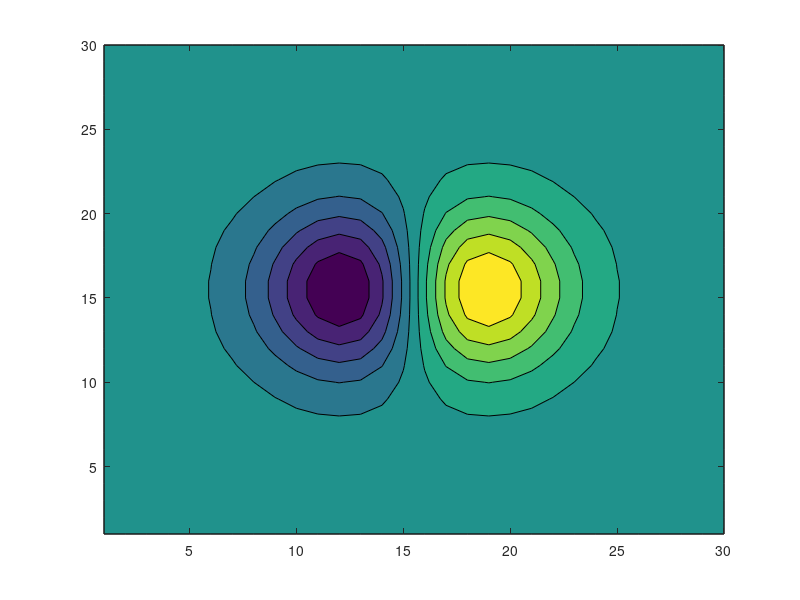
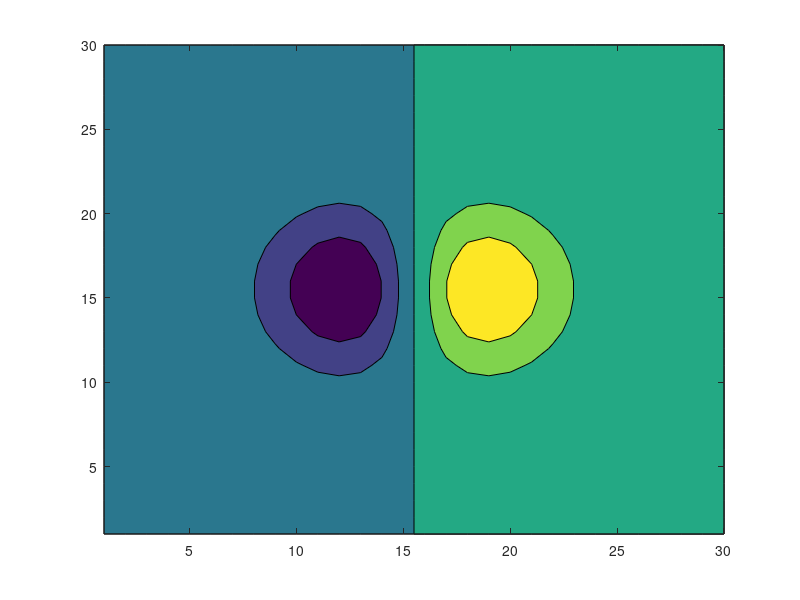
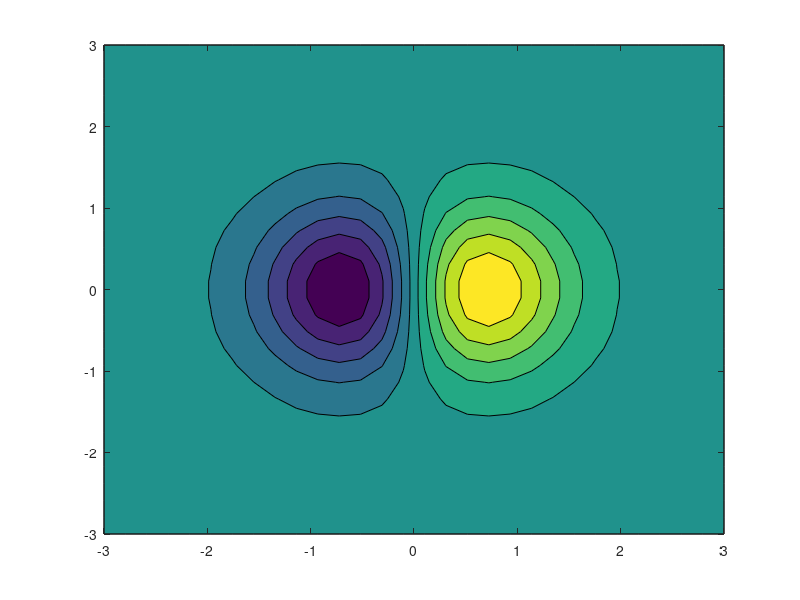

These charts were generated, in order, by the following MATLAB code:
clear;

% contourf — filled contour bands.
[X, Y] = meshgrid(linspace(-3, 3, 30));
Z = X .* exp(-X.^2 - Y.^2);

contourf(Z);
fprintf('contourf(Z) OK — should emit ≥ 11 polygon datasets (10 levels + base)\n');

figure;
contourf(Z, 5);
fprintf('contourf(Z, 5) OK — 5 levels + base = 6 bands\n');

figure;
contourf(X, Y, Z);
fprintf('contourf(X, Y, Z) OK — explicit grid\n');

fprintf('contourf smoke DONE\n');
